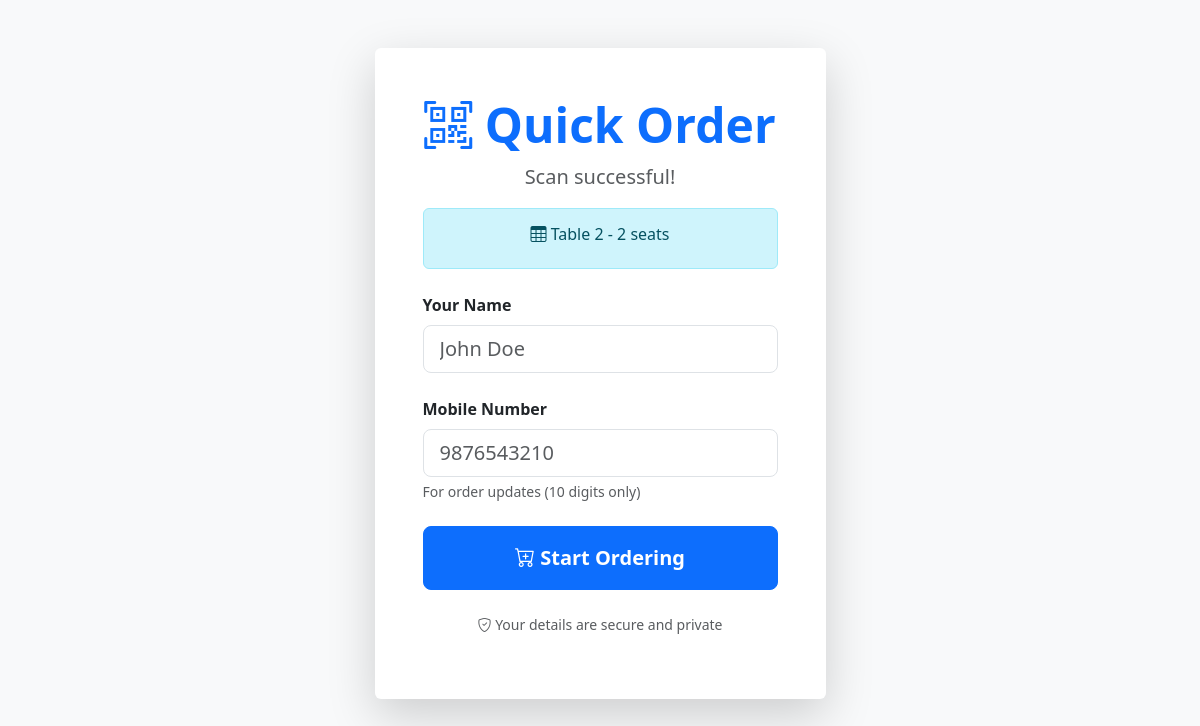
/customer/scan.php?table=2, run on an earlier commit of the app's database.
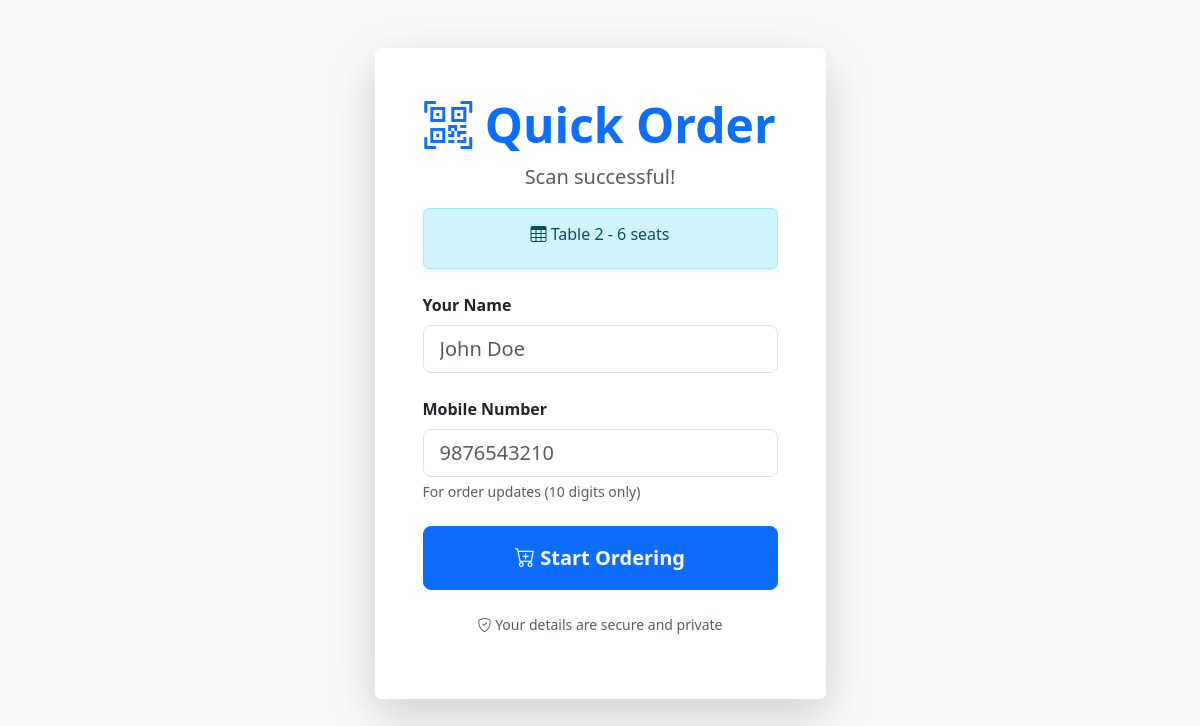
And on a later commit of the database.
### tables this page shows
CREATE TABLE `restaurant_tables` (
  `id` int(11) NOT NULL AUTO_INCREMENT,
  `table_number` varchar(20) NOT NULL UNIQUE,
  `qr_token` varchar(32) DEFAULT NULL UNIQUE,
  `seats` int(11) NOT NULL,
  `status` enum('free','occupied') DEFAULT 'free',
  `active` enum('yes','no') DEFAULT 'yes',
  `occupied_since` timestamp NULL,
  `created_at` timestamp NOT NULL DEFAULT CURRENT_TIMESTAMP,
  PRIMARY KEY (`id`)
);

### config/db.php (called while the page is built, shortened)
<?php
function safe_int($val, int $default = 0): int {
    return filter_var($val, FILTER_VALIDATE_INT) !== false ? intval($val) : $default;
}

### customer/scan.php (the view, shortened to what this page needs)
<?php
include('../config/db.php');
$table_id = safe_int($_GET['table'] ?? 0);
$table_info = null;
if ($table_id) {
    $stmt = mysqli_prepare($conn, 'SELECT table_number, seats FROM restaurant_tables WHERE id = ?');
    mysqli_stmt_bind_param($stmt, 'i', $table_id);
    mysqli_stmt_execute($stmt);
    $result = mysqli_stmt_get_result($stmt);
    $table_info = mysqli_fetch_assoc($result);
}
?>
<!DOCTYPE html>
<html lang="en">
<head>
    <link href="https://cdn.jsdelivr.net/npm/bootstrap@5.3.3/dist/css/bootstrap.min.css" rel="stylesheet">
    <link href="https://cdn.jsdelivr.net/npm/bootstrap-icons@1.11.3/font/bootstrap-icons.css" rel="stylesheet">
</head>
<body class="bg-light">
    <div class="container py-5">
        <div class="row justify-content-center">
            <div class="col-md-6 col-lg-5">
                <div class="card shadow-lg border-0">
                    <div class="card-body p-5">
                        <div class="text-center mb-4">
                            <h1 class="display-5 fw-bold text-primary mb-2"><i class="bi bi-qr-code-scan"></i> Quick Order</h1>
                            <p class="lead text-muted">Scan successful!</p>
                            <?php if ($table_info): ?>
                                <div class="alert alert-info">
                                    <h6><i class="bi bi-table"></i> <?php echo htmlspecialchars($table_info['table_number']); ?>
                                    - <?php echo $table_info['seats']; ?> seats</h6>
                                </div>
                            <?php endif; ?>
                        </div>
                        <form method="POST">
                            <div class="mb-4">
                                <label class="form-label fw-bold">Your Name</label>
                                <input type="text" class="form-control form-control-lg" name="customer_name" required
                                       placeholder="John Doe" maxlength="100">
                            </div>
                            <div class="mb-4">
                                <label class="form-label fw-bold">Mobile Number</label>
                                <input type="tel" class="form-control form-control-lg" name="mobile" required
                                       pattern="\d{10}" maxlength="10" placeholder="9876543210">
                                <div class="form-text">For order updates (10 digits only)</div>
                            </div>
                            <button type="submit" class="btn btn-primary btn-lg w-100 py-3 fw-bold">
                                <i class="bi bi-cart-plus"></i> Start Ordering
                            </button>
                        </form>
                        <div class="text-center mt-4">
                            <p class="text-muted small">
                                <i class="bi bi-shield-check"></i>
                                Your details are secure and private
                            </p>
                        </div>
                    </div>
                </div>
            </div>
        </div>
    </div>
</body>
</html>

What changed in the data, as far as the page shows it:
changed restaurant_tables "Table 2": seats "2" → "6"
